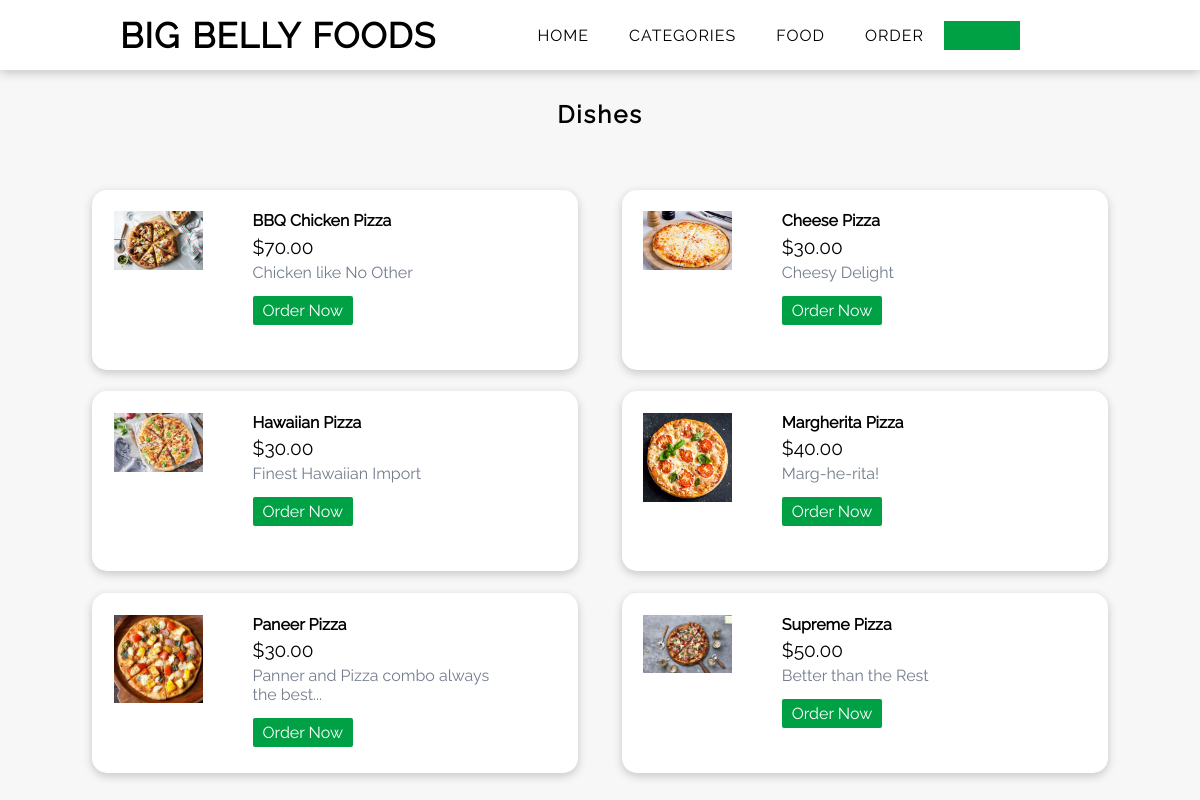
Page /category-foods.php?category_id=2 on the committed database.
### tables this page shows
CREATE TABLE food(
  id int NOT NULL UNIQUE,
  title varchar(100) NOT NULL PRIMARY KEY,
  description text NOT NULL,
  price decimal(10,2) NOT NULL,
  image_name varchar(50) NOT NULL,
  category_id int NOT NULL,
  featured varchar(10) NOT NULL,
  active varchar(10) NOT NULL,
  FOREIGN KEY(category_id) REFERENCES category(id));

### category-foods.php (the view, shortened to what this page needs)
<?php include('include/nav.php'); ?>
<?php
if (isset($_GET['category_id'])) {
    $category_id = $_GET['category_id'];
} else {
    header('location:' . INDEXPAGE);
}
?>
<section class="food-card" id="section">
    <div class="wrapper">
        <h2 class=" title-letter-space text-center">Dishes</h2>
        <div class="item-container">
            <?php
            $sql2 = "select * from food where category_id=$category_id";
            $res2 = mysqli_query($conn, $sql2);
            $count2 = mysqli_num_rows($res2);
            if ($count2 > 0) {
                while ($row2 = mysqli_fetch_assoc($res2)) {
                    $id = $row2['id'];
                    $title = $row2['title'];
                    $price = $row2['price'];
                    $description = $row2['description'];
                    $image_name = $row2['image_name'];
            ?>
                    <div class="item">
                        <?php
                        if ($image_name == "") {
                            echo "Image not available";
                        } else {
                        ?>
                            <img src="<?php echo INDEXPAGE; ?>images/food/<?php echo $image_name; ?>">
                            <div class="food-menu-desc">
                                <h4><?php echo $title; ?></h4>
                                <p class="food-price">$<?php echo $price; ?></p>
                                <p class="food-detail">
                                    <?php echo $description; ?>
                                </p>
                                <br>
                                <a href="<?php echo INDEXPAGE; ?>order.php?food_id=<?php echo $id; ?>" class="btn btn-primary">Order Now</a>
                            </div>
                    </div>
        <?php
                        }
                    }
                }else if($count2 == 0){
                    echo "<div class='break'><h1>Food Not Available</h1>
                    <div class='btn-home text-center'>
                        <a href='http://localhost/dbms/index.php'>Go to Home</a>
                        </div></div>";
                }
                 ?>
        </div>

### css/main.css (style rules this page uses)
* { margin: 0; padding: 0; box-sizing: border-box; scroll-behavior: smooth; user-select: none; }
:root { --primary-color: #00a145; --secondary-color: #dfe4ea; --btn-primary-color: #44bd32; --btn-danger-color: #eb2f06; --btn-add-color: #4a69bd; }
body { font-family: "raleway-regular"; background-color: #f7f7f7; font-size: 16px; }
.text-center { text-align: center; }
.title-letter-space { letter-spacing: 2px; word-spacing: 3px; }
.wrapper { width: 90%; margin: 0 auto; }
.food-card { padding: 50px 0; }
.food-card h2 { margin-bottom: 50px; }
.food-card .item-container { display: flex; flex-grow: 1; flex-basis: 100px; justify-content: space-evenly; padding-bottom: 100px; flex-wrap: wrap; }
.food-card .item { width: 45%; height: 180px; margin: 1%; padding: 2%; background-color: white; border-radius: 15px; box-shadow: 0 3px 10px rgb(0 0 0 / 0.2); }
.food-menu-desc { width: 70%; float: left; padding-left: 50px; }
.food-price { font-size: 1.2rem; margin: 2% 0; }
.food-detail { font-size: 1rem; color: #747d8c; }
.food-card a { text-decoration: none; color: white; padding: 5px 10px; background-color: var(--primary-color); border-radius: 2px; }
#section { padding-top: 100px; }
.food-card img, .details-container .item img { width: 20%; float: left; }

### rows in the picture
food: image_name (picture), title "BBQ Chicken Pizza", price "70.00", description "Chicken like No Other"
food: image_name (picture), title "Cheese Pizza", price "30.00", description "Cheesy Delight"
food: image_name (picture), title "Hawaiian Pizza", price "30.00", description "Finest Hawaiian Import"
food: image_name (picture), title "Margherita Pizza", price "40.00", description "Marg-he-rita!"
food: image_name (picture), title "Paneer Pizza", price "30.00", description "Panner and Pizza combo always the best..."
food: image_name (picture), title "Supreme Pizza", price "50.00", description "Better than the Rest"
